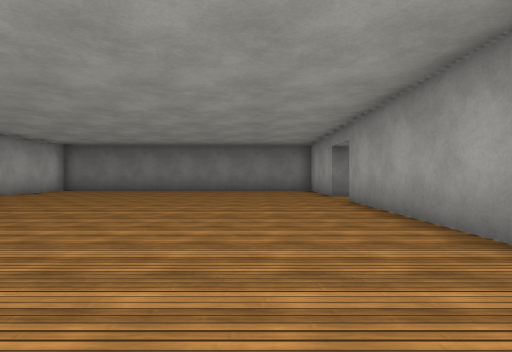
[1] (above)

19 first-person views from a walk through a 3-D level made in the Unity game engine. The camera is 1.2 m above the floor, looks level and sees 85° across. The floor is counted in squares, 2 m on a side. Each view is taken from the middle of a square. On the plan, view 1 faces up. The plan holds only what a view shows up to about 9 squares ahead; the rest is blank. The place goes on beyond the plan. Surface patterns are stand-ins for the level's own textures.

[2]
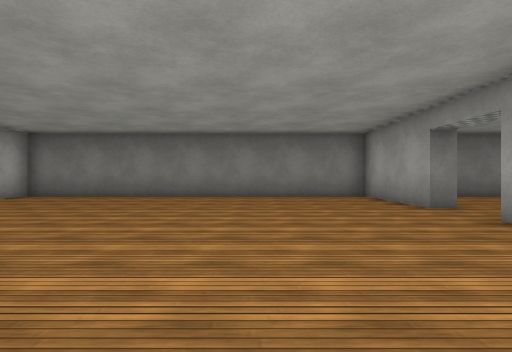

[3]
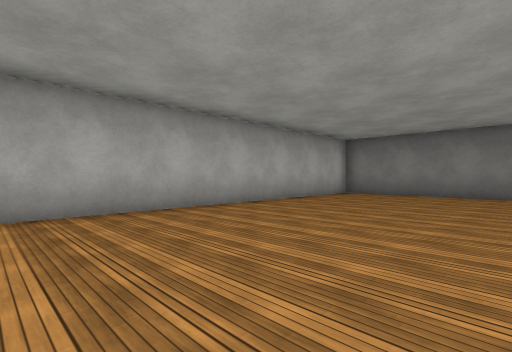

[4]
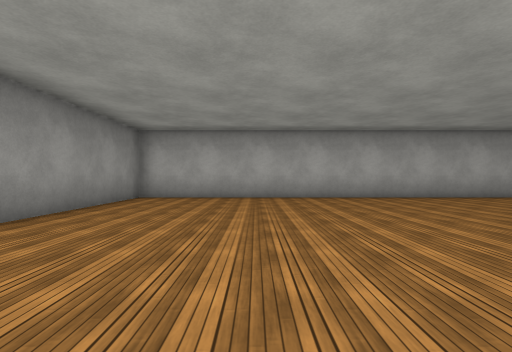

[5]
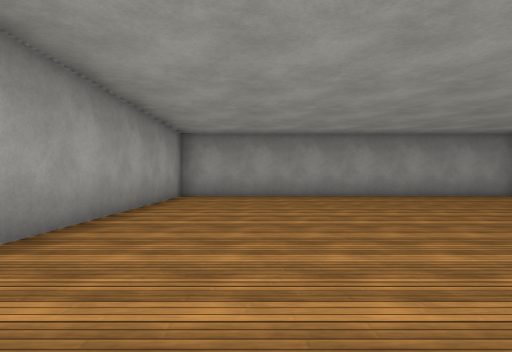

[6]
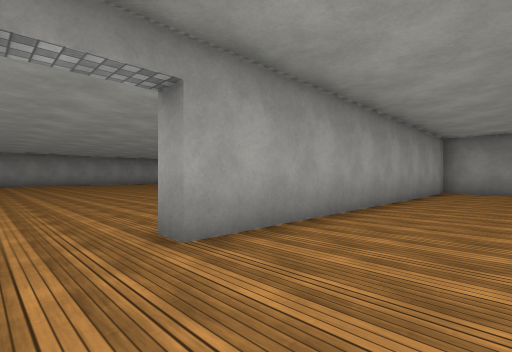

[7]
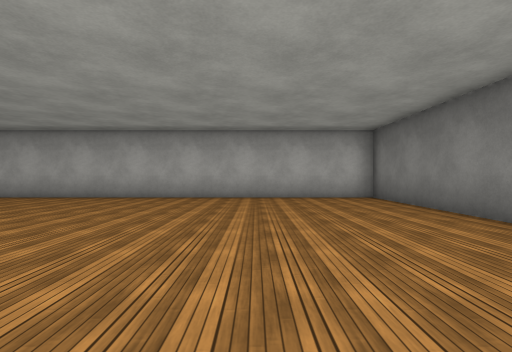

[8]
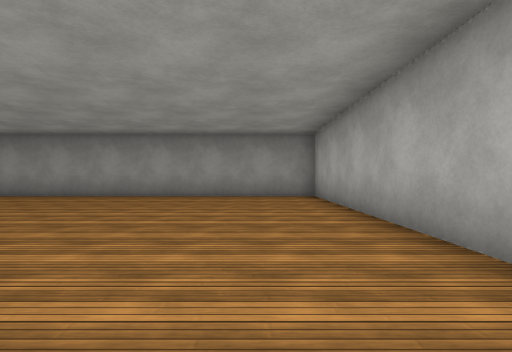

[9]
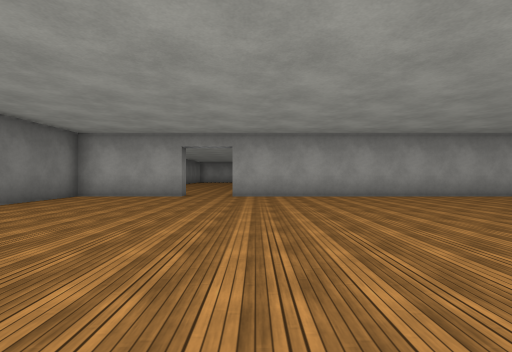

[10]
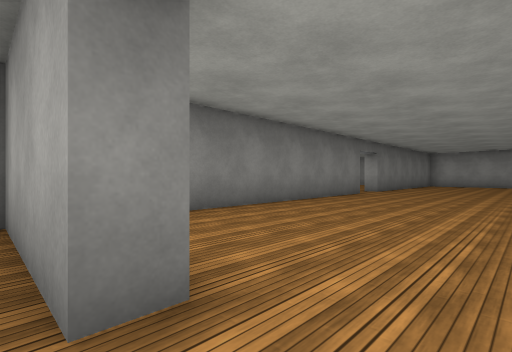

[11]
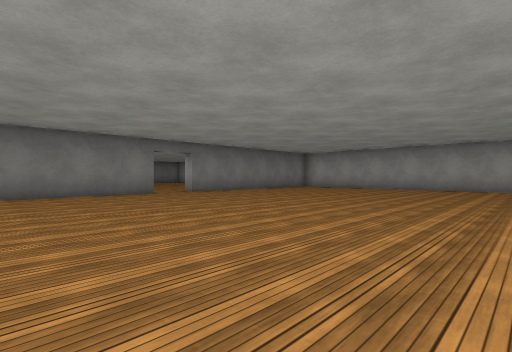

[12]
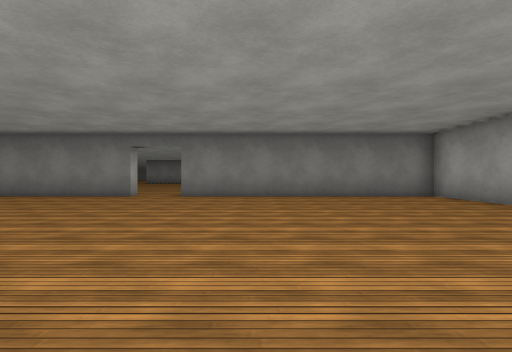

[13]
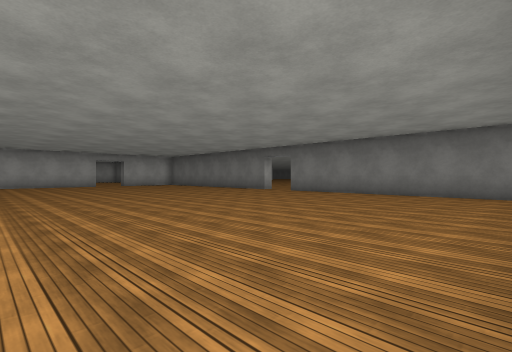

[14]
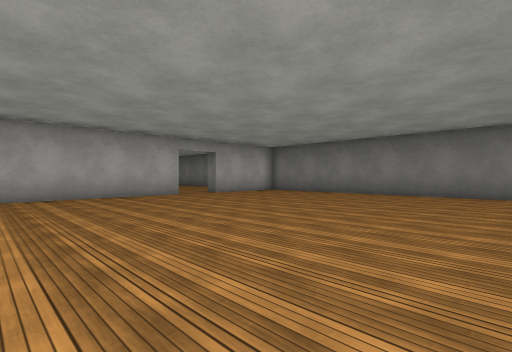

[15]
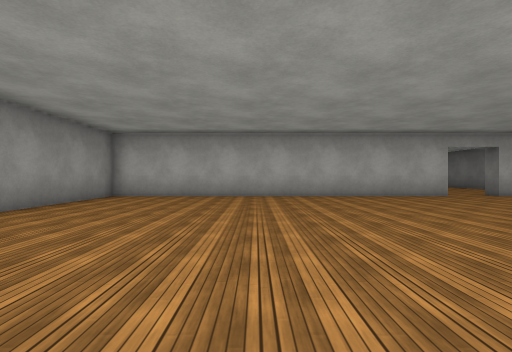

[16]
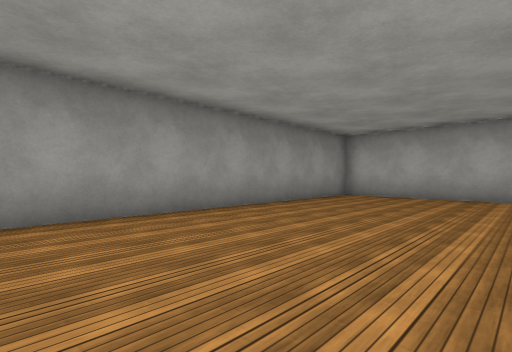

[17]
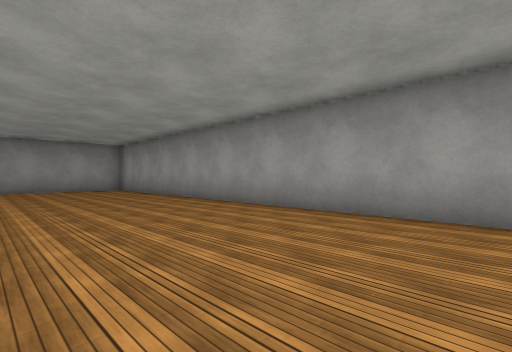

[18]
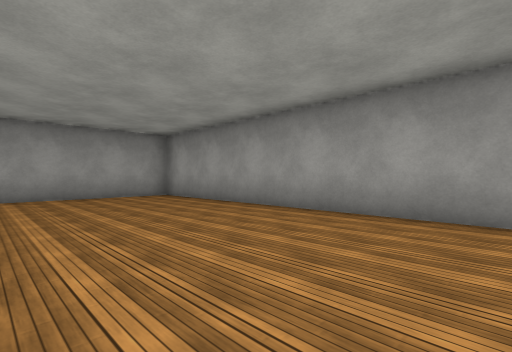

[19]
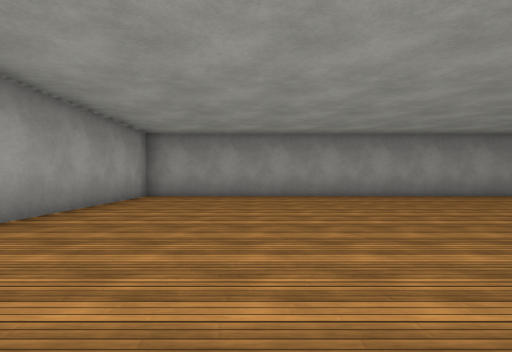

### Floor plan
Points are (right, up) in squares from view 1. A wall is a line through its corners. A room is listed if a view was taken in it or the views show most of it. See-through windows are left out.
Room 1 (views 1, 2, 3, 4, 5, 6, 7, 8, 9, 10)
walls: (2.7, 8.2) (2.2, 8.2) (2.2, 11.2) (-7.7, 11.2) (-7.7, -3.3) (2.2, -3.3) (2.2, 6.7)
ways out: opening at (2, 7.5) to room 2
Room 2 (views 11, 12, 13, 14, 15, 16, 17, 18, 19)
walls: (11.3, 11.2) (4.6, 11.2); (2.2, 6.7) (2.7, 6.7) (2.7, -3.3) (20.2, -3.3); (2.7, 8.6) (2.7, 8.2); (20.3, 9.9) (20.3, 11.2) (12.8, 11.2)
ways out: opening at (2, 7.5) to room 1; opening at (12, 11)

Positions as (right, up) in squares from view 1, and headings:
1: (0, 0), facing up
2: (-1, 3), facing up
3: (-3, 2), facing up-left
4: (0, 0), facing left
5: (0, 5), facing down
6: (0, 8), facing down-right
7: (0, 8), facing left
8: (-6, 5), facing down
9: (-6, 6), facing right
10: (2, 7), facing up-right
11: (7, 2), facing up-right
12: (15, 3), facing up
13: (20, 2), facing up-left
14: (11, 2), facing up-left
15: (11, 1), facing left
16: (11, 1), facing down-left
17: (8, 1), facing down-right
18: (12, 1), facing down-right
19: (17, 5), facing down
